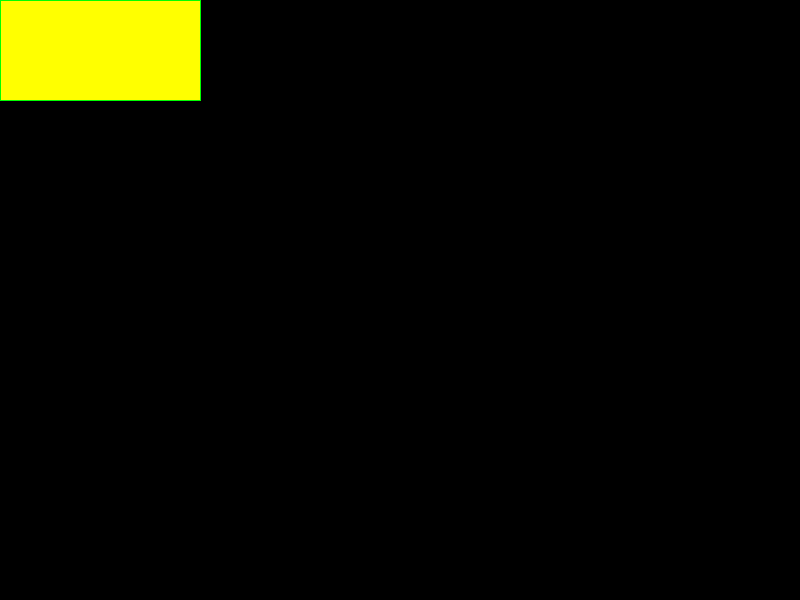
Frame 1 (no input)
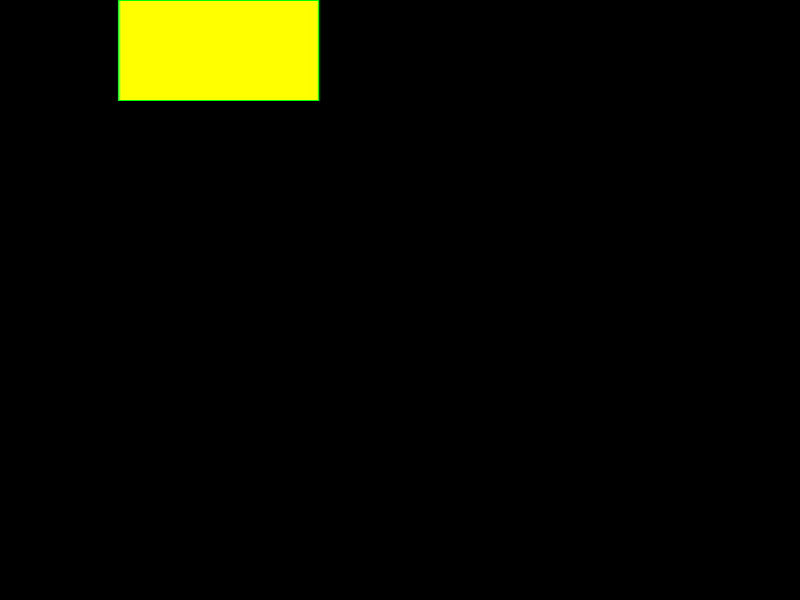
Frame 60 (the mouse pressed at the canvas centre just before this capture)
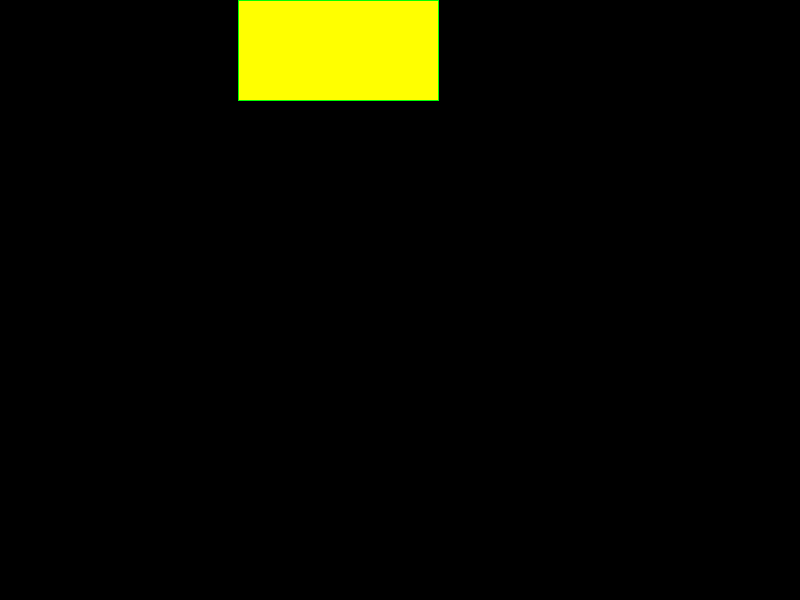
Frame 120 (the mouse held since frame 60 and released just before this capture)

The Processing sketch that drew these frames (run headless with seeded random() and noise(); from frame 60 on, the mouse is pressed at the canvas centre):

// Processing sketch: s02b_animation
// ── s02b_animation.pde
void setup() {
  size(800, 600);
}

int x = 0, y = 0, dx = 2, dy = 0;
void draw() {
  background(0);
  stroke(0, 255,0);
  fill(255, 255, 0);
  final int RECT_WIDTH = 200;
  rect(x, y, RECT_WIDTH, 100);
  x = x + dx;
  
  if (x >= width - RECT_WIDTH  ) {
    dx = -dx;
  }
  if (x < 0) {
    dx = -dx;
  }
}
